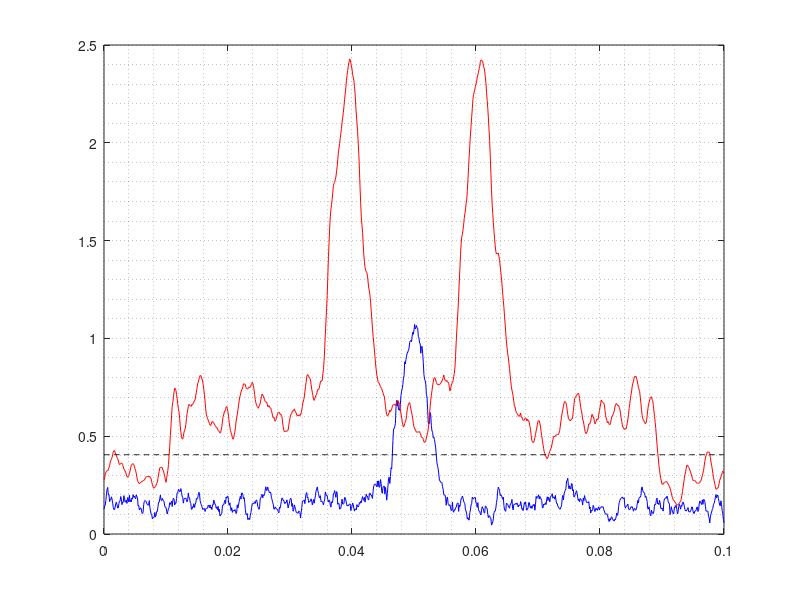

MATLAB code for this plot:
clear; close all;

fs = 10e3;
dt = 1/fs;
t  = 0:dt:0.1;
Signal = abs(gausswin(length(t),20)');
Signal = abs(Signal+0.2*randn(1,length(t))); 

window = 10;
S = conv(Signal,ones(1,window),'same')/window;
plot(t,Signal,'b',t,S,'r'); grid minor;

guard = 100;
training = 10;
CFAR = conv(S,[ones(1,training) zeros(1,2*guard+1) ones(1,training)],'same')/5;
C    = 2*mean(S)*ones(1,length(t));
plot(t,S,'b',t,CFAR,'r',t,C,'--k'); grid minor;